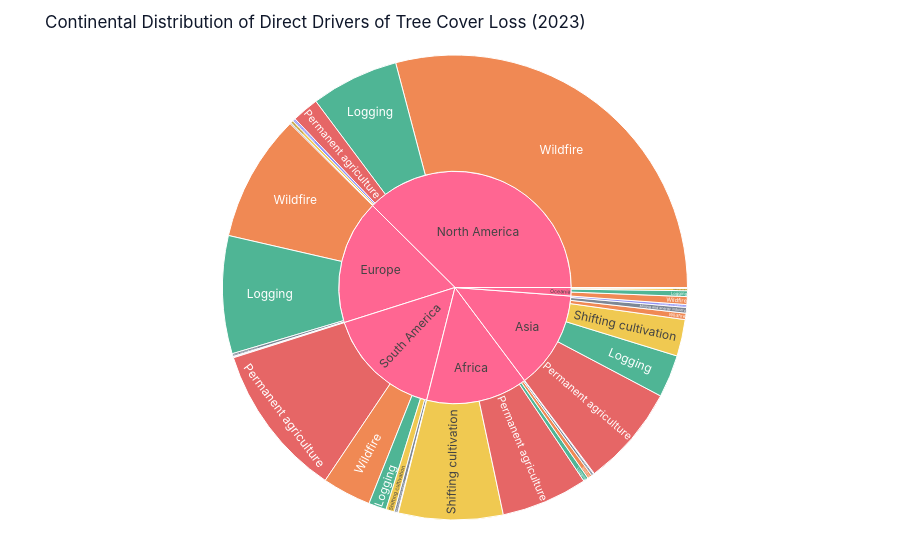

Notebook code for this chart:
### Markdown cell above
### 4. Interactive Sunburst: Drivers of Forest Loss
Hierarchical representation of direct drivers across continents.

### Code cell
# Prepare sunburst dataset
sun_data = []
driver_cols = ["Permanent agriculture", "Logging", "Wildfire", "Shifting cultivation", "Settlements and infrastructure", "Mining and energy industry"]

df_drv_recent = df_drivers[df_drivers["Year"] == 2023]
for cont in ["Africa", "Asia", "Europe", "North America", "South America", "Oceania"]:
    sub = df_drv_recent[df_drv_recent["Continent"] == cont]
    for d in driver_cols:
        val = sub[d].sum()
        if val > 0:
            sun_data.append({"Continent": cont, "Driver": d, "Area_ha": val})

df_sun = pd.DataFrame(sun_data)

fig_sun = px.sunburst(
    df_sun,
    path=["Continent", "Driver"],
    values="Area_ha",
    title="Continental Distribution of Direct Drivers of Tree Cover Loss (2023)",
    color="Driver",
    color_discrete_map={
        "Permanent agriculture": "#dc2626",
        "Logging": "#059669",
        "Wildfire": "#ea580c",
        "Shifting cultivation": "#eab308",
        "Settlements and infrastructure": "#6366f1",
        "Mining and energy industry": "#475569"
    }
)
fig_sun.update_layout(**PLOTLY_LAYOUT)
fig_sun.show()

### Figure 1 — Plotly figure (JSON) as saved in the notebook; plotly's stock layout.template omitted (floating-point values rounded to 4 significant figures)
{"data": [{"branchvalues": "total", "customdata": [["(?)"], ["(?)"], ["(?)"], ["(?)"], ["(?)"], ["(?)"], ["Logging"], ["Logging"], ["Logging"], ["Logging"], ["Logging"], ["Logging"], ["Mining and energy industry"], ["Mining and energy industry"], ["Mining and energy industry"], ["Mining and energy industry"], ["Mining and energy industry"], ["Mining and energy industry"], ["Permanent agriculture"], ["Permanent agriculture"], ["Permanent agriculture"], ["Permanent agriculture"], ["Permanent agriculture"], ["Permanent agriculture"], ["Settlements and infrastructure"], ["Settlements and infrastructure"], ["Settlements and infrastructure"], ["Settlements and infrastructure"], ["Settlements and infrastructure"], ["Settlements and infrastructure"], ["Shifting cultivation"], ["Shifting cultivation"], ["Shifting cultivation"], ["Shifting cultivation"], ["Shifting cultivation"], ["Wildfire"], ["Wildfire"], ["Wildfire"], ["Wildfire"], ["Wildfire"], ["Wildfire"]], "domain": {"x": [0.0, 1.0], "y": [0.0, 1.0]}, "hovertemplate": "labels=%{label}<br>Area_ha=%{value}<br>parent=%{parent}<br>id=%{id}<br>Driver=%{customdata[0]}<extra></extra>", "ids": ["Africa", "Asia", "Europe", "North America", "South America", "Oceania", "Africa/Logging", "Asia/Logging", "Europe/Logging", "North America/Logging", "South America/Logging", "Oceania/Logging", "Africa/Mining and energy industry", "Asia/Mining and energy industry", "Europe/Mining and energy industry", "North America/Mining and energy industry", "South America/Mining and energy industry", "Oceania/Mining and energy industry", "Africa/Permanent agriculture", "Asia/Permanent agriculture", "Europe/Permanent agriculture", "North America/Permanent agriculture", "South America/Permanent agriculture", "Oceania/Permanent agriculture", "Africa/Settlements and infrastructure", "Asia/Settlements and infrastructure", "Europe/Settlements and infrastructure", "North America/Settlements and infrastructure", "South America/Settlements and infrastructure", "Oceania/Settlements and infrastructure", "Africa/Shifting cultivation", "Asia/Shifting cultivation", "North America/Shifting cultivation", "South America/Shifting cultivation", "Oceania/Shifting cultivation", "Africa/Wildfire", "Asia/Wildfire", "Europe/Wildfire", "North America/Wildfire", "South America/Wildfire", "Oceania/Wildfire"], "labels": ["Africa", "Asia", "Europe", "North America", "South America", "Oceania", "Logging", "Logging", "Logging", "Logging", "Logging", "Logging", "Mining and energy industry", "Mining and energy industry", "Mining and energy industry", "Mining and energy industry", "Mining and energy industry", "Mining and energy industry", "Permanent agriculture", "Permanent agriculture", "Permanent agriculture", "Permanent agriculture", "Permanent agriculture", "Permanent agriculture", "Settlements and infrastructure", "Settlements and infrastructure", "Settlements and infrastructure", "Settlements and infrastructure", "Settlements and infrastructure", "Settlements and infrastructure", "Shifting cultivation", "Shifting cultivation", "Shifting cultivation", "Shifting cultivation", "Shifting cultivation", "Wildfire", "Wildfire", "Wildfire", "Wildfire", "Wildfire", "Wildfire"], "marker": {"colors": ["#FF6692", "#FF6692", "#FF6692", "#FF6692", "#FF6692", "#FF6692", "#059669", "#059669", "#059669", "#059669", "#059669", "#059669", "#475569", "#475569", "#475569", "#475569", "#475569", "#475569", "#dc2626", "#dc2626", "#dc2626", "#dc2626", "#dc2626", "#dc2626", "#6366f1", "#6366f1", "#6366f1", "#6366f1", "#6366f1", "#6366f1", "#eab308", "#eab308", "#eab308", "#eab308", "#eab308", "#ea580c", "#ea580c", "#ea580c", "#ea580c", "#ea580c", "#ea580c"]}, "name": "", "parents": ["", "", "", "", "", "", "Africa", "Asia", "Europe", "North America", "South America", "Oceania", "Africa", "Asia", "Europe", "North America", "South America", "Oceania", "Africa", "Asia", "Europe", "North America", "South America", "Oceania", "Africa", "Asia", "Europe", "North America", "South America", "Oceania", "Africa", "Asia", "North America", "South America", "Oceania", "Africa", "Asia", "Europe", "North America", "South America", "Oceania"], "type": "sunburst", "values": [3965000.0, 3811000.0, 4858000.0, 10520000.0, 4537000.0, 328300.0, 97780.0, 830200.0, 2295000.0, 1710000.0, 346200.0, 113100.0, 47250.0, 110800.0, 56510.0, 24920.0, 70870.0, 2672.0, 1685000.0, 1975000.0, 8650.0, 523000.0, 2994000.0, 13620.0, 15740.0, 55630.0, 16560.0, 59240.0, 10000.0, 1877.0, 2033000.0, 715300.0, 48830.0, 164200.0, 43600.0, 85960.0, 124300.0, 2481000.0, 8158000.0, 951800.0, 153500.0]}], "layout": {"font": {"color": "#0f172a", "family": "Inter, Segoe UI, Arial, sans-serif"}, "hoverlabel": {"bgcolor": "#1b4332", "font": {"color": "white", "family": "Inter, sans-serif", "size": 12}}, "legend": {"font": {"size": 11}, "orientation": "h", "tracegroupgap": 0, "x": 1, "xanchor": "right", "y": 1.02, "yanchor": "bottom"}, "margin": {"b": 40, "l": 40, "r": 30, "t": 55}, "paper_bgcolor": "white", "plot_bgcolor": "white", "title": {"text": "Continental Distribution of Direct Drivers of Tree Cover Loss (2023)"}}}
